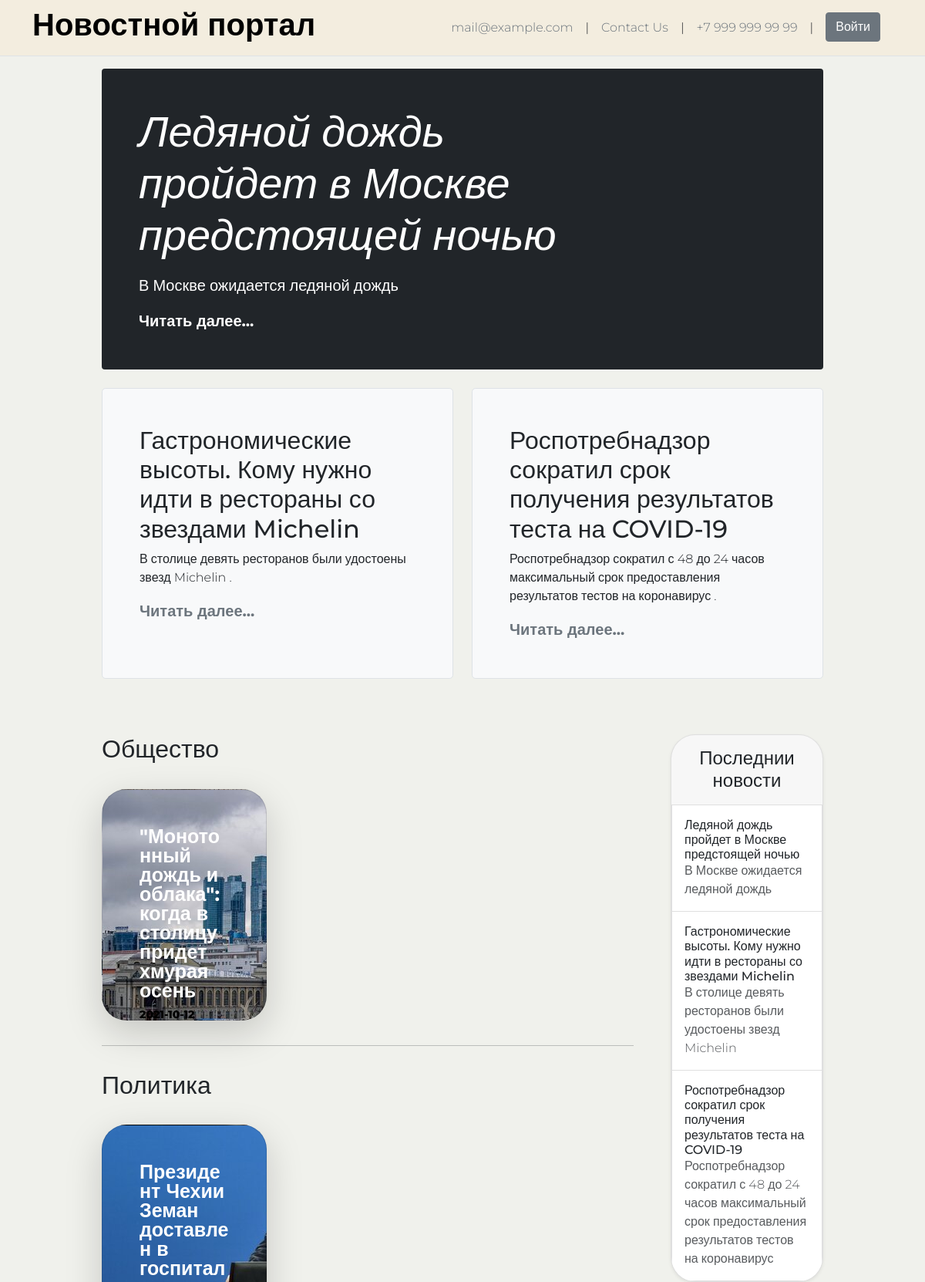
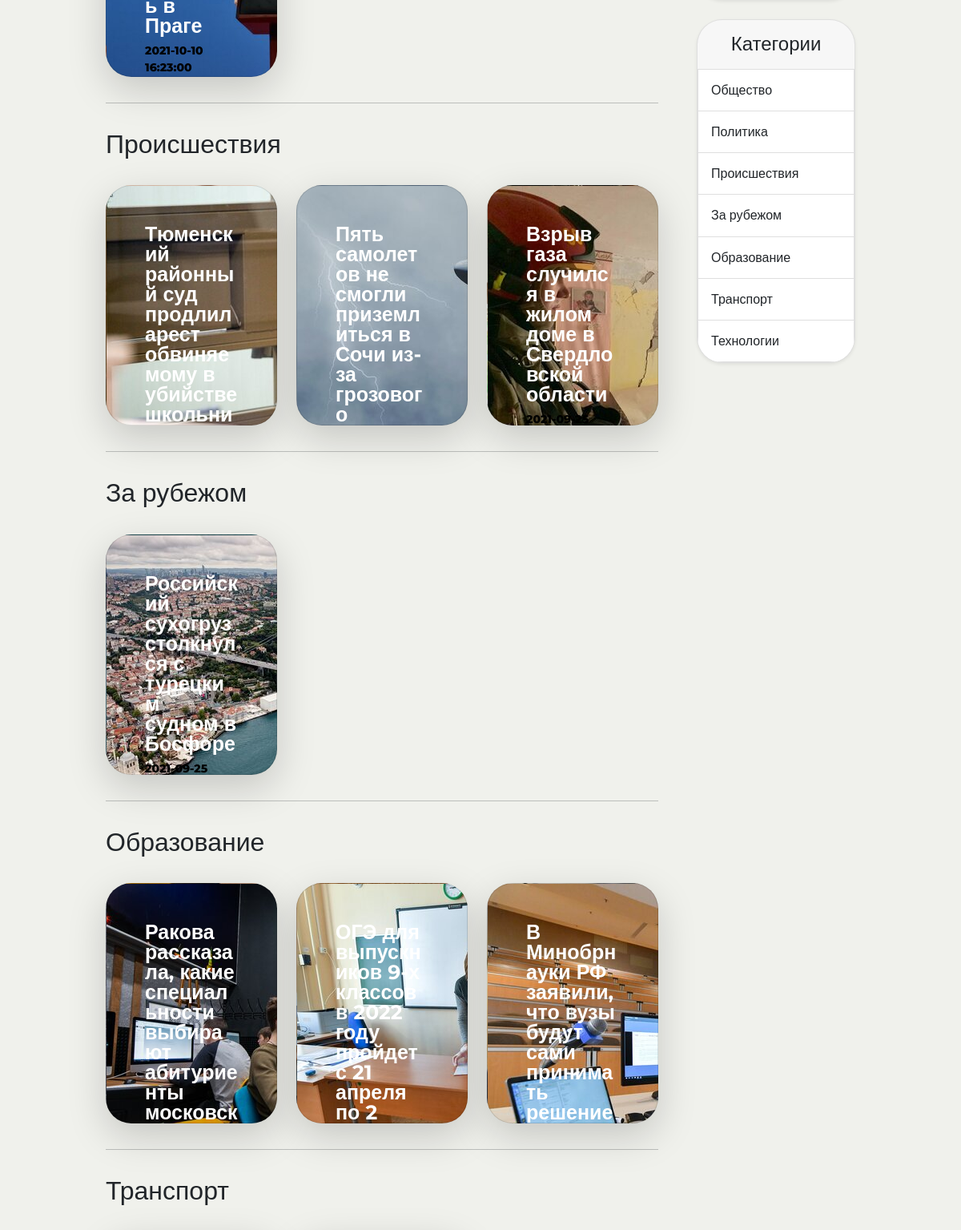
The page / (upper part) on the database its author committed (2 pictures, top to bottom).
### tables this page shows
CREATE TABLE `news` (
  `id` int NOT NULL,
  `title` text NOT NULL,
  `description` text NOT NULL,
  `img` text,
  `datePublication` datetime NOT NULL,
  `mainNews` tinyint(1) NOT NULL,
  `views` int NOT NULL,
  `idCategory` int NOT NULL,
  `idUsers` int NOT NULL
);

CREATE TABLE `category` (
  `id` int NOT NULL,
  `name` text NOT NULL
);

### app/database/db.php (called while the page is built, shortened)
<?php
require('connect.php');
function selectAll($table, $argumentName = NULL, $params = [], $LIMIT = null, $sortOrder = null, $sortTime = false, $OFFSET = null)
{
    global $conn;
    if (!empty($argumentName)) {
        $sql = "SELECT $argumentName FROM $table";
        if (!empty($params)) {
            $i = 0;
            foreach ($params as $key => $value) {
                if ($i === 0) {
                    $sql = $sql . " WHERE $key = '$value'";
                } else {
                    $sql = $sql . " AND $key = '$value'";
                }
                $i++;
            }
        }
    } else if (empty($argumentName) && !empty($params)) {
        $sql = "SELECT * FROM $table";
        $i = 0;
        foreach ($params as $key => $value) {
            if ($i === 0) {
                $sql = $sql . " WHERE $key = '$value'";
            } else {
                $sql = $sql . " AND $key = '$value'";
            }
            $i++;
        }
    } else {
        $sql = "SELECT * FROM $table";
    }
    if ($sortTime == true && !empty($sortOrder)) {
        $sql = $sql . " ORDER BY " . $sortOrder . " DESC, STR_TO_DATE(datePublication, '%Y-%m-%d %H:%i') DESC";
    } else if ($sortTime == true && empty($sortOrder)) {
        $sql = $sql . " ORDER BY STR_TO_DATE(datePublication, '%Y-%m-%d %H:%i') DESC";
    } else if ($sortTime == false && !empty($sortOrder)) {
        $sql = $sql . " ORDER BY " . $sortOrder . " DESC";
    }
    if (!empty($LIMIT)) {
        $sql = $sql . " LIMIT " . $LIMIT;
    }
    $query = $conn->query($sql);
    return $query->fetch_all(MYSQLI_ASSOC);
}

### index.php (the view, shortened to what this page needs)
<?php
include("app/database/db.php");
?>
<!doctype html>
<html lang="ru">
<head>
    <link href="https://cdn.jsdelivr.net/npm/bootstrap@5.1.1/dist/css/bootstrap.min.css" rel="stylesheet"
>
    <link rel="stylesheet" href="https://material.io/components/text-fields/web#using-text-fields">
    <link rel="stylesheet" href="https://cdn.jsdelivr.net/npm/bootstrap-icons@1.5.0/font/bootstrap-icons.css">
    <link rel="stylesheet" href="assets/css/style.css">
</head>
<body>
<?php require("app/include/header.php"); ?>
<main class="container" style="padding-top: 1rem; max-width: 80%">
    <?php
    $threeNews = selectAll('news', NULL, ['mainNews' => 1], 3, null, true);
    ?>
    <div class="p-4 p-md-5 mb-4 text-white rounded bg-dark">
        <div class="col-lg-8 px-0">
            <h1 class="display-4 fst-italic"><?= $threeNews[0]['title'] ?></h1>
            <p class="lead my-3"><?= substr($threeNews[0]['description'], 0, strpos($threeNews[0]['description'], '.')) ?></p>
            <p class="lead mb-0"><a href="news.php?id=<?= $threeNews[0]['id'] ?>" class="text-white fw-bold">Читать
                    далее...</a></p>
        </div>
    </div>
    <div class="row align-items-md-stretch">
        <?php for ($i = 0; $i < count($threeNews) - 1; $i++) { ?>
            <div class="col-md-6 mb-4">
                <div class="h-100 p-5 bg-light border rounded-3">
                    <h2><?= $threeNews[$i + 1]['title'] ?></h2>
                    <p><?= substr($threeNews[$i + 1]['description'], 0, strpos($threeNews[$i + 1]['description'], '.')) ?>
                        .</p>
                    <p class="lead mb-0"><a href="news.php?id=<?= $threeNews[$i + 1]['id'] ?>" class="fw-bold">Читать
                            далее...</a></p>
                </div>
            </div>
        <?php } ?>
    </div>
    <div class="mainNews row g-5">
        <div class="col-md-9">
            <?php
            $category = selectAll('category', NULL, [], null, 'id');
            for ($i = 0; $i < count($category); $i++) {
                $data = selectAll('news', NULL, ['idCategory' => $category[$i]['id'], 'mainNews' => 0],
                    3, false, true);
                if (!empty($data)) {
                    ?>
                    <h2 class="featurette-heading"><?= $category[$i]['name'] ?></h2>
                    <div class="row row-cols-1 row-cols-lg-3 align-items-stretch g-4">
                        <?php
                        for ($j = 0; $j < count($data); $j++) { ?>
                            <div class="col">
                                <a href="news.php?id=<?= $data[$j]['id'] ?>">
                                    <div class="card card-cover h-100 text-white bg-dark rounded-5 shadow-lg"
                                         style="background-image: url('assets/img/news/<?= $data[$j]['img'] ?>');">
                                        <div class="d-flex flex-column h-100 p-news text-white text-shadow-1">
                                            <h2 class=" lh-1 fw-bold"><?= $data[$j]['title'] ?></h2>
                                            <ul class="d-flex list-unstyled mt-auto">
                                                <li class="d-flex align-items-center">
                                                    <small class="opacity-80"><?= $data[$j]['datePublication'] ?></small>
                                                </li>
                                            </ul>
                                        </div>
                                    </div>
                                </a>
                            </div>
                        <?php } ?>
                    </div>
                    <hr>
                <?php }
            } ?>
        </div>
        <div class="col-md-3">
            <div class="col">
                <div class="card mb-4 shadow-sm">
                    <div class="card-header py-3 text-center">
                        <h4 class="my-0 fw-normal">Последнии новости</h4>
                    </div>
                    <div class="card-body">
                        <?php
                        $lastNews = selectAll('news', NULL, [], 3, null, true);
                        for ($i = 0; $i < count($lastNews); $i++) { ?>
                            <a href="news.php?id=<?= $lastNews[$i]['id'] ?>"
                               class="list-group-item list-group-item-action d-flex gap-3 py-3" aria-current="true">
                                <div class="d-flex gap-2 w-100 justify-content-between">
                                    <div>
                                        <h6 class="mb-0"><?= $lastNews[$i]['title'] ?></h6>
                                        <p class="mb-0 opacity-75"><?= substr($lastNews[$i]['description'],
                                                0, strpos($lastNews[$i]['description'], '.')) ?></p>
                                    </div>
                                </div>
                            </a>
                        <?php } ?>
                    </div>
                </div>
            </div>
            <div class="col">
                <div class="card mb-4 shadow-sm">
                    <div class="card-header py-3 text-center">
                        <h4 class="my-0 fw-normal">Категории</h4>
                    </div>
                    <div class="card-body">
                        <?php
                        $categoryALL = selectAll('category', NULL, [], null, 'id', false);
                        for ($i = 0; $i < count($categoryALL); $i++) { ?>
                            <a href="#" class="list-group-item list-group-item-action d-flex gap-3 py-3"
                               aria-current="true">
                                <div class="d-flex gap-2 w-100 justify-content-between">
                                    <div>
                                        <h6 class="mb-0"><?= $categoryALL[$i]['name'] ?></h6>
                                    </div>
                                </div>
                            </a>
                        <?php } ?>
                    </div>
                </div>
            </div>
        </div>
    </div>
</main>
</body>
</html>

### app/include/header.php (shortened to what this page needs)
<header>
    <div class="px-3 py-2 border-bottom">
        <div class="container d-flex flex-wrap justify-content-center">
            <div class="col-lg-auto mb-2 mb-lg-0 me-lg-auto">
                <h1><a class="text-black" href="/index.php">Новостной портал</a></h1>
            </div>
            <div class="text-end">
                <ul style="display: flex;">
                    <li class="px-3 pt-3 mail">
                        <a class="mail" href="mailto:mail@example.com">mail@example.com</a>
                    </li>
                    <div class="pt-3 separator">|</div>
                    <li class="px-3 pt-3 ContacUS">Contact Us</li>
                    <div class="pt-3 separator">|</div>
                    <li class="px-3 pt-3 numberPhone">+7 999 999 99 99</li>
                    <div class="pt-3 separator">|</div>
                    <li class="px-3 login">
                        <?php if (!empty($_SESSION['auth'])) {
                        ?>
                            <div class="dropdown">
                                <a class="btn btn-link dropdown-toggle" href="#" role="button" id="dropdownMenuLink" data-bs-toggle="dropdown" aria-expanded="false">
                                    Здравствуйте,
                                    <?php if ($_SESSION['auth']['type'] == 'admin') {
                                        echo "Администратор";
                                    } else {
                                        echo $_SESSION['auth']['data']['firstName'] . " " . mb_substr($_SESSION['auth']['data']['surname'], 0, 1) . ".";
                                    } ?>
                                </a>
                                <ul class="dropdown-menu" aria-labelledby="dropdownMenuLink">
                                    <li><a class="dropdown-item" href="/admin.php">Зайти в Админ-Панель</a></li>
                                    <li><a class="dropdown-item" href="/app/controllers/logout.php">Выйти</a></li>
                                </ul>
                            </div>
                        <?php } else { ?>
                            <a class="btn btn-secondary text-white" data-bs-toggle="modal" data-bs-target="#SignIn" role="button">Войти</a>
                        <?php } ?>
                    </li>
                </ul>
            </div>
        </div>
    </div>
</header>

### assets/css/style.css (style rules this page uses)
* { margin: 0; padding: 0; font-family: 'Montserrat', sans-serif; font-weight: 300; }
.rounded-5 { border-radius: .75rem; }
body { background-color: #F0F1EC; }
a { text-decoration: none; }
li { text-decoration: none; list-style: none; }
header { background-color: #F3EDDF; max-width: 100%; width: 100%; margin: 0 auto; position: relative; }
header .container h1 a { font-style: normal; font-weight: 600; }
header .container .text-end { font-size: 16px; }
header .container .text-end ul { margin-bottom: 0; }
header .container .text-end li { color: #6c757d; }
header .container .text-end li a { color: #6c757d; }
header .container .text-end .login a { padding-top: 6px; margin-top: 0.5em; }
.mainNews { margin-top: 0; }
.mainNews .col-md-9 .row .col { max-height: 300px; height: auto; }
.mainNews .col-md-9 .row .col .card { background-repeat: no-repeat; background: rgba(0, 0, 0, 0.767); }
.mainNews .col-md-9 .row .col .card .p-news { padding-top: 3rem !important; padding-right: 3rem !important; padding-bottom: 3rem !important; padding-left: 3rem !important; }
.mainNews .col-md-9 .row .col .card .p-news .fw-bold { font-size: 25px; }
.mainNews .col-md-9 .row .col .card small { color: black; font-weight: 800; }
.mainNews .featurette-heading { margin-bottom: 2rem; }
.mainNews .col .rounded-5 { border-radius: 2rem; }
.mainNews .card { border-radius: 2rem; overflow: hidden; }
.mainNews .card .card-header { border-bottom: none; }
.mainNews .card .card-body { padding: 0; }
.lead a { color: #6c757d; }
main hr { margin-top: 2em; margin-bottom: 2em; }

### rows shown on the page
news: title "Ледяной дождь пройдет в Москве предстоящей ночью", description "В Москве ожидается ледяной дождь"
news: title "Гастрономические высоты. Кому нужно идти в рестораны со звездами Michelin", description "В столице девять ресторанов были удостоены звезд Michelin"
news: title "Роспотребнадзор сократил срок получения результатов теста на COVID-19", description "Роспотребнадзор сократил с 48 до 24 часов максимальный срок предоставления результатов тестов на коронавирус"
category: name "Общество"
news: img (picture), title "\"Монотонный дождь и облака\": когда в столицу придет хмурая осень", datePublication "2021-10-12…"
category: name "Политика"
news: img (picture), title "Президент Чехии Земан доставлен в госпиталь в Праге", datePublication "2021-10-10 16:23:00"
category: name "Происшествия"
news: img (picture), title "Тюменский районный суд продлил арест обвиняемому в убийстве…"
news: img (picture), title "Пять самолетов не смогли приземлиться в Сочи из-за грозового…"
news: img (picture), title "Взрыв газа случился в жилом доме в Свердловской области", datePublication "2021-09-25…"
category: name "За рубежом"
news: img (picture), title "Российский сухогруз столкнулся с турецким судном в Босфоре", datePublication "2021-09-25…"
category: name "Образование"
news: img (picture), title "Ракова рассказала, какие специальности выбирают абитуриенты…"
news: img (picture), title "ОГЭ для выпускников 9-х классов в 2022 году пройдет с 21 апреля по 2…"
news: img (picture), title "В Минобрнауки РФ заявили, что вузы будут сами принимать решение…"
category: name "Транспорт"
category: name "Технологии"
